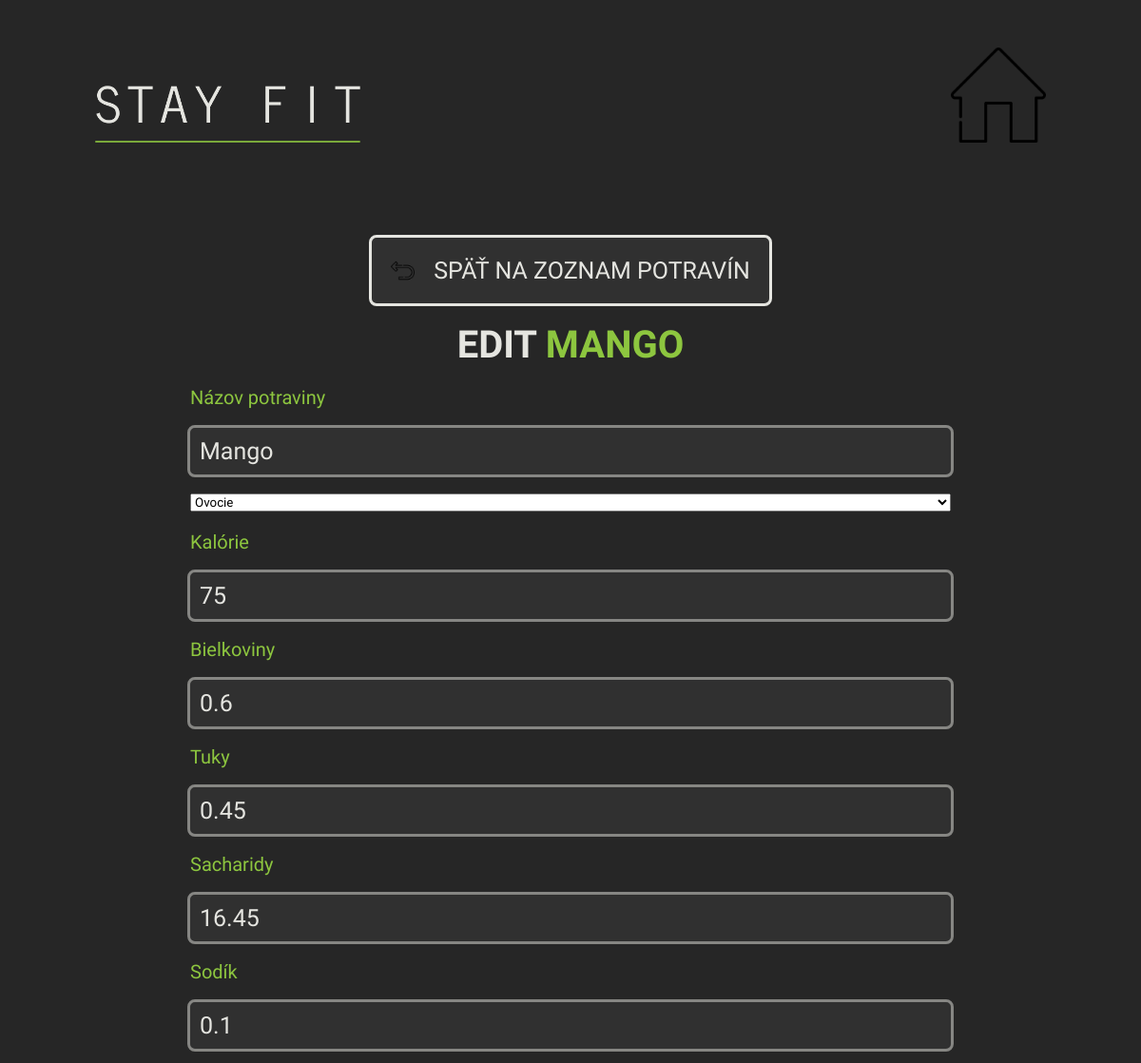
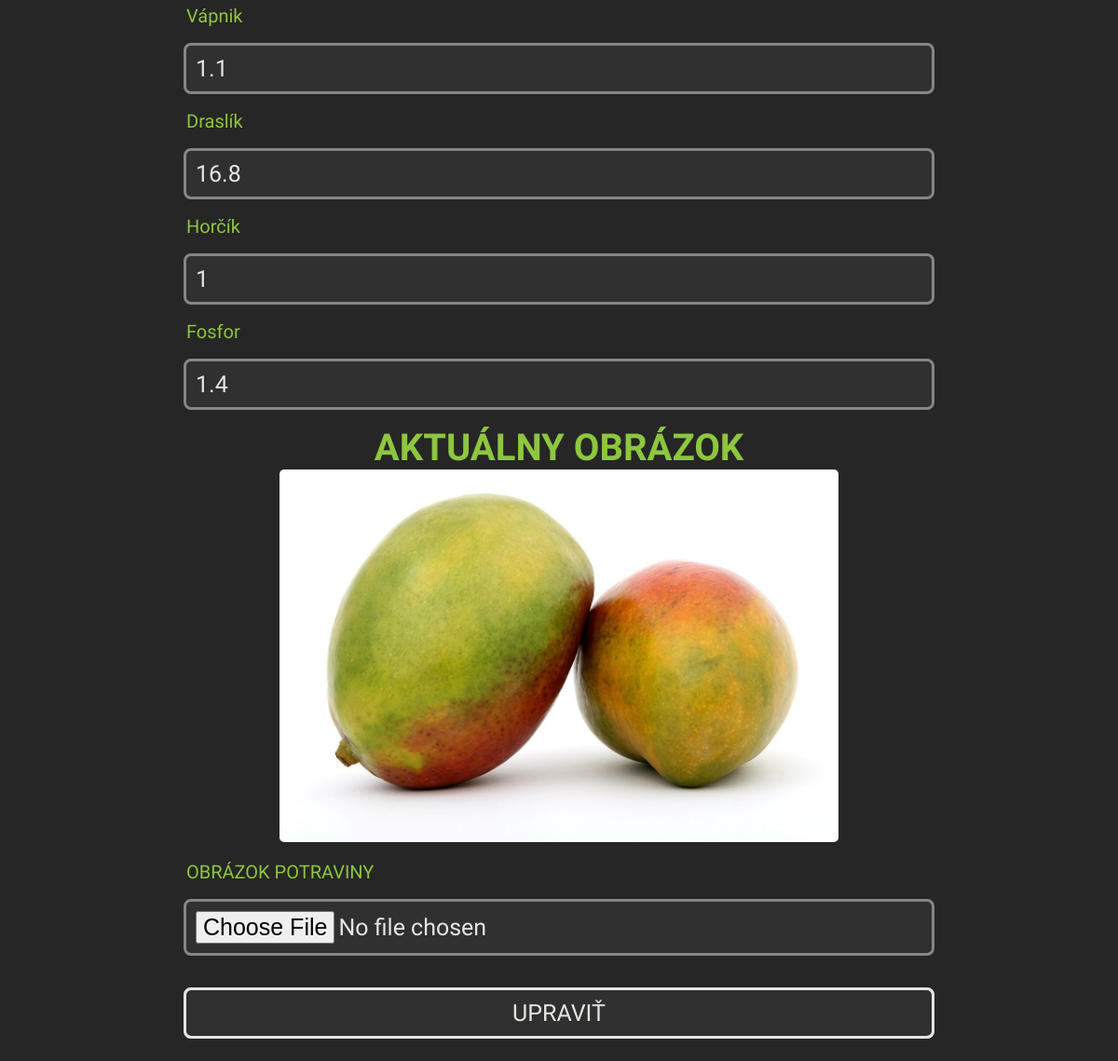
/edit.php?id=16&tb=potraviny (signed in), run on the app's committed database (2 pictures, top to bottom).
### tables this page shows
CREATE TABLE IF NOT EXISTS `potraviny` (
  `ID` int(11) NOT NULL AUTO_INCREMENT,
  `nazovPotraviny` varchar(50) NOT NULL,
  `IDtyp` int(11) NOT NULL,
  `imagePotravina` text NOT NULL,
  `kalorie` int(11) NOT NULL,
  `bielkoviny` float NOT NULL,
  `sacharidy` float NOT NULL,
  `tuky` float NOT NULL,
  `draslik` float NOT NULL,
  `horcik` float NOT NULL,
  `fosfor` float NOT NULL,
  `vapnik` float NOT NULL,
  `sodik` float NOT NULL,
  PRIMARY KEY (`ID`),
  KEY `IDtyp` (`IDtyp`)
);

CREATE TABLE IF NOT EXISTS `typypotravin` (
  `IDtyp` int(11) NOT NULL AUTO_INCREMENT,
  `typPotraviny` varchar(50) NOT NULL,
  PRIMARY KEY (`IDtyp`)
);

### components/potravina-edit.php (the view, shortened to what this page needs)
<?php
$sql = "SELECT * FROM potraviny JOIN typypotravin ON typypotravin.IDtyp = potraviny.IDtyp WHERE ID = $id";
$stmt = $conn->prepare($sql);
$stmt->execute();
$result = $stmt->fetchAll(PDO::FETCH_ASSOC);
foreach ($result as $i) {
    $name = $i['nazovPotraviny'];
    $type = $i["typPotraviny"];
    $IDtype = $i["IDtyp"];
    $calorie = $i["kalorie"];
    $protein = $i["bielkoviny"];
    $fat = $i["tuky"];
    $carbohydrates = $i["sacharidy"];
    $sodium = $i["sodik"];
    $magnesium = $i["horcik"];
    $potassium = $i["draslik"];
    $calcium = $i["vapnik"];
    $phosphorus = $i["fosfor"];
    $image = $i["imagePotravina"];
}
?>
<main>
    <a href="vyzivove-hodnoty.php" class="back-button">
        <img src="./media/icons/back-arrow.png" alt="">
        <span>SPÄŤ NA ZOZNAM POTRAVÍN</span>
    </a>
    <div class="header">
        <h1>EDIT <strong><?php echo $name ?></strong></h1>
    </div>
    <form action="./php/databaseUpdate.php?id=<?php echo $id ?>&tb=<?php echo $table ?>" method="post">
        <div class="inputs">
            <label for="name">Názov potraviny</label>
            <input type="text" placeholder="Názov" name="name" id="name" value="<?php echo $name ?>" autocomplete="no">
            <select name="type" id="type">
                <option value="<?php echo $IDtype ?>"> <?php echo $type ?></option>
            </select>
            <label for="calorie">Kalórie</label>
            <input type="text" placeholder="Kalórie" name="calorie" id="calorie" value="<?php echo $calorie ?>" autocomplete="no">
            <label for="protein">Bielkoviny</label>
            <input type="text" placeholder="Bielkoviny" name="protein" id="protein" value="<?php echo $protein ?>" autocomplete="no">
            <label for="fat">Tuky</label>
            <input type="text" placeholder="Tuky" name="fat" id="fat" value="<?php echo $fat ?>" autocomplete="no">
            <label for="carbohydrates">Sacharidy</label>
            <input type="text" placeholder="Sacharidy" name="carbohydrates" id="carbohydrates" value="<?php echo $carbohydrates ?>" autocomplete="no">
            <label for="sodium">Sodík</label>
            <input type="text" placeholder="Sodík" name="sodium" id="sodium" value="<?php echo $sodium ?>" autocomplete="no">
            <label for="calcium">Vápnik</label>
            <input type="text" placeholder="Vápnik" name="calcium" id="calcium" value="<?php echo $calcium ?>" autocomplete="no">
            <label for="potassium">Draslík</label>
            <input type="text" placeholder="Draslík" name="potassium" id="potassium" value="<?php echo $potassium ?>" autocomplete="no">
            <label for="magnesium">Horčík</label>
            <input type="text" placeholder="Horčík" name="magnesium" id="magnesium" value="<?php echo $magnesium ?>" autocomplete="no">
            <label for="phosphorus">Fosfor</label>
            <input type="text" placeholder="Fosfor" name="phosphorus" id="phosphorus" value="<?php echo $phosphorus ?>" autocomplete="no">
            <div class="image-container">
                <h1>AKTUÁLNY OBRÁZOK</h1>
                <img src="<?php echo $image ?>" alt="OBRÁZOK POTRAVINY">
            </div>
            <label for="image">OBRÁZOK POTRAVINY</label>
            <input type="file" name="image" id="image">
        </div>
        <div class="submit-button">
            <input class="submit" type="submit" value="UPRAVIŤ">
        </div>
    </form>
</main>

### styles/layout.css (style rules this page uses)
* { box-sizing: border-box; font-family: "News Cycle", sans-serif; margin: 0; padding: 0; }
body { display: grid; grid-template-rows: auto 1fr auto; font-size: 2rem; font-weight: 500; background-color: #262626; scroll-behavior: smooth; width: 100%; height: 100%; overflow-x: hidden; }
.btn, .back-button, .submit-button { cursor: pointer; outline: solid #e5e5e0; text-transform: uppercase; border-radius: 5px; }
.back-button { text-decoration: none; display: flex; justify-content: center; align-items: center; transition: 0.5s; background-color: #303030; padding: 2rem; gap: 2rem; }
.back-button img { width: 2.5rem; }
.back-button span { color: #e5e5e0; font-size: 2.5rem; }
.header { text-align: center; }
.header h1 { color: #e5e5e0; text-transform: uppercase; }
.header h1 strong { color: #8dc63f; }
label { color: #8dc63f; }
input, textarea { width: 100%; border: none; outline: solid rgba(229, 229, 224, 0.5); border-radius: 5px; padding: 1rem; background-color: #303030; color: #e5e5e0; resize: none; font-size: 2.5rem; transition: 0.5s; }
input[type=submit] { cursor: pointer; }
html { font-size: 10px; }
html h1 { font-size: 4rem; }
@media (min-width: 601px) { html { font-size: 7px; } }
@media (min-width: 800px) { html { font-size: 8px; } }
@media (min-width: 1000px) { html { font-size: 9px; } }
@media (min-width: 1200px) { html { font-size: 10px; } }

### styles/edit.css (style rules this page uses)
.image-container { display: flex; flex-direction: column; justify-content: center; align-items: center; }
.image-container h1 { color: #8dc63f; }
.image-container img { max-width: 60rem; border-radius: 5px; }

### styles/admin_forms.css (style rules this page uses)
body { padding: 5rem 10rem; }
body main { display: flex; flex-direction: column; align-items: center; justify-content: center; width: 100%; gap: 2rem; padding: 10rem 0; }
body main form { display: flex; justify-content: center; align-items: center; flex-direction: column; width: 100%; max-width: 800px; gap: 4rem; }
body main form .inputs, body main form .submit-button { display: flex; flex-direction: column; gap: 2rem; width: 100%; }

### data on the page
potraviny: nazovPotraviny "MANGO", name "Mango", type "Ovocie", calorie "75", protein "0.6", fat "0.45", carbohydrates "16.45", sodium "0.1", calcium "1.1", potassium "16.8", magnesium "1", phosphorus "1.4", imagePotravina (picture)
